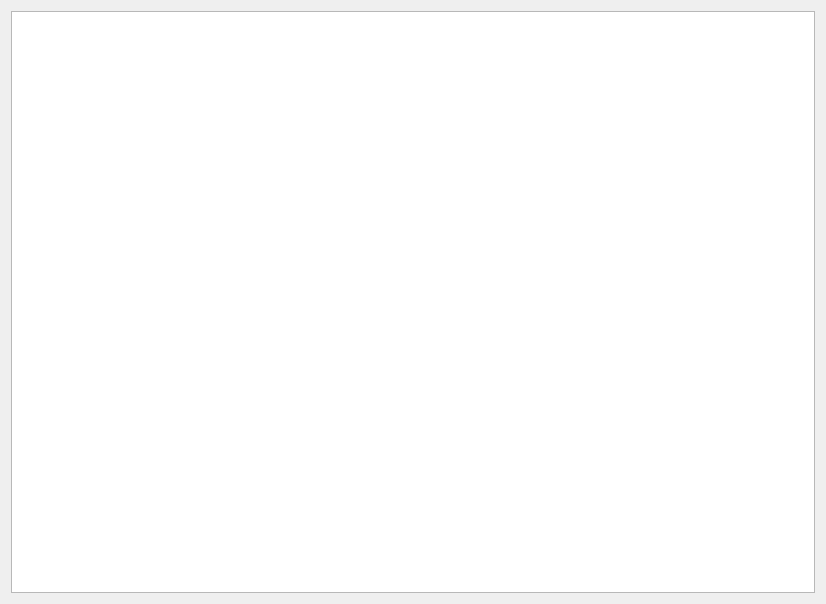
<?xml version="1.0" encoding="UTF-8"?>
<ui version="4.0">
 <class>FormFileEditor</class>
 <widget class="QWidget" name="FormFileEditor">
  <property name="geometry">
   <rect>
    <x>0</x>
    <y>0</y>
    <width>826</width>
    <height>604</height>
   </rect>
  </property>
  <property name="windowTitle">
   <string>Form</string>
  </property>
  <layout class="QGridLayout" name="gridLayout">
   <item row="0" column="0">
    <widget class="QTextBrowser" name="textBrowser"/>
   </item>
  </layout>
 </widget>
 <resources/>
 <connections/>
</ui>
